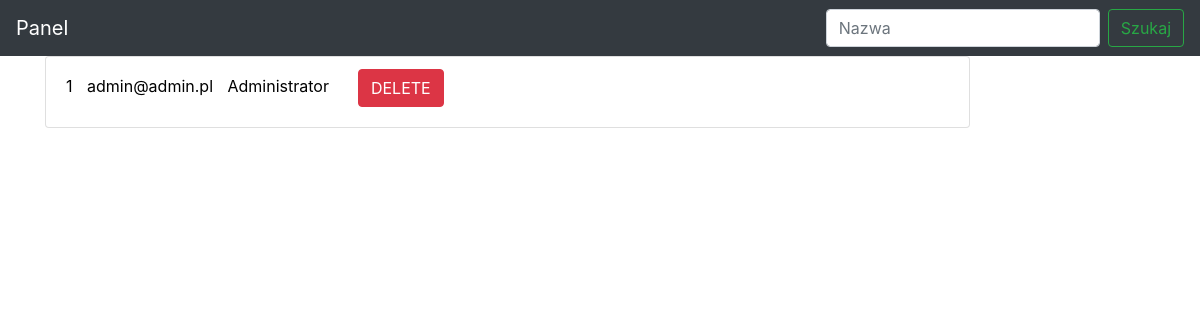
/users.php, run on an earlier commit of the app's database.
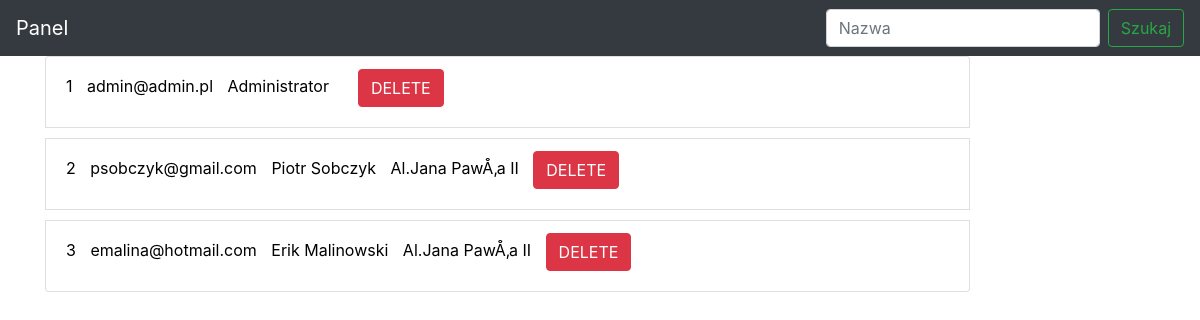
And on a later commit of the database.
### tables this page shows
CREATE TABLE `users` (
  `id` int(11) NOT NULL,
  `email` varchar(255) NOT NULL,
  `username` varchar(255) NOT NULL,
  `password` varchar(255) NOT NULL,
  `address` varchar(255) DEFAULT NULL,
  `role` varchar(25) NOT NULL DEFAULT 'user'
);

### users.php (the view, shortened to what this page needs)
<?php
$dbh = new PDO('mysql:host=localhost;dbname=shop', 'root', '');
$users = [];
foreach($dbh->query('SELECT * from users') as $row) {
    $users[] = $row;
}
?>
<!DOCTYPE html>
<html lang="pl">
<head>
    <link rel="stylesheet" href="https://maxcdn.bootstrapcdn.com/bootstrap/4.0.0/css/bootstrap.min.css">
    <link rel="stylesheet" href="assets/css/style.css" type="text/css"/>
</head>
<body>
<nav class="navbar navbar-dark bg-dark justify-content-between">
    <a class="navbar-brand">Panel</a>
    <form class="form-inline">
        <input class="form-control mr-sm-2" type="search" placeholder="Nazwa" aria-label="Search">
        <button class="btn btn-outline-success my-2 my-sm-0" type="submit">Szukaj</button>
    </form>
</nav>
<div class="container">
    <div class="list-content text-center" >
        <form name="x" method="post" action="#" >
            <ul class="list-group">
                <?php
                foreach ($users as $user) {
                    ?>
                    <li class="col-sm-12 col-md-10 list-group-item text-left" style="color:black;list-style-type: none;margin-bottom: 10px">
                        <label style="margin-right: 10px"><?php echo $user["id"]?></label>
                        <label style="margin-right: 10px"><?php echo $user["email"]?></label>
                        <label style="margin-right: 10px"><?php echo $user["username"]?></label>
                        <label style="margin-right: 10px"><?php echo $user["address"]?></label>
                        <label >
                            <button name="delBtn" class="btn btn-danger delBtn btn-xs" value="<?= $user["id"]?>" >DELETE</button>
                        </label>
                    </li>
                    <?php
                }
                ?>
            </ul>
        </form>
    </div>
</div>
</body>
</html>

### assets/css/style.css (style rules this page uses)
body { background-color: #303030; color: #ffffff; }
li { list-style-type: none; }
input { width: 200px; }

### users.php (style rules this page uses)
body { background-color: white; }

What changed in the data, as far as the page shows it:
added users: id "2", email "psobczyk@gmail.com", username "Piotr Sobczyk", address "Al.Jana PawÅ‚a II"
added users: id "3", email "emalina@hotmail.com", username "Erik Malinowski", address "Al.Jana PawÅ‚a II"
